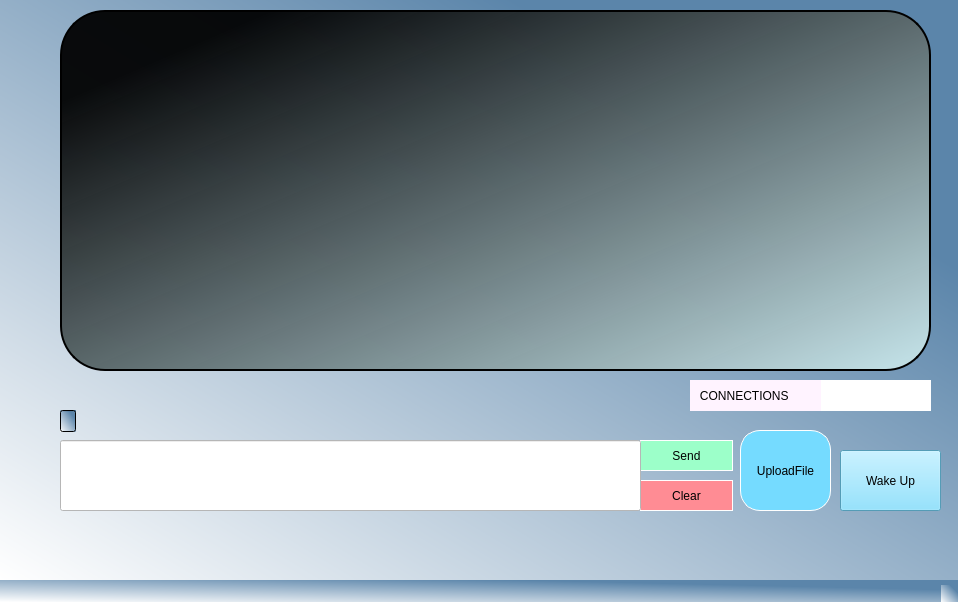
<?xml version="1.0" encoding="UTF-8"?>
<ui version="4.0">
 <class>client_GUI</class>
 <widget class="QMainWindow" name="client_GUI">
  <property name="geometry">
   <rect>
    <x>0</x>
    <y>0</y>
    <width>958</width>
    <height>602</height>
   </rect>
  </property>
  <property name="minimumSize">
   <size>
    <width>150</width>
    <height>150</height>
   </size>
  </property>
  <property name="windowTitle">
   <string>MainWindow</string>
  </property>
  <property name="styleSheet">
   <string notr="true">background:qlineargradient(spread:pad, x1:1, y1:0, x2:0, y2:1, stop:0.233831 rgba(91, 133, 170, 255), stop:1 rgba(255, 255, 255, 255))
</string>
  </property>
  <widget class="QWidget" name="centralwidget">
   <widget class="QListView" name="message_view_box">
    <property name="enabled">
     <bool>true</bool>
    </property>
    <property name="geometry">
     <rect>
      <x>60</x>
      <y>10</y>
      <width>871</width>
      <height>361</height>
     </rect>
    </property>
    <property name="minimumSize">
     <size>
      <width>100</width>
      <height>100</height>
     </size>
    </property>
    <property name="mouseTracking">
     <bool>false</bool>
    </property>
    <property name="styleSheet">
     <string notr="true">background:qlineargradient(spread:pad, x1:0.104, y1:0.142045, x2:1, y2:1, stop:0 rgba(0, 0, 0, 240), stop:1 rgba(198, 228, 234, 255));
border: 2px solid black;
border-radius: 45px;

/*background: QLinearGradient(x1: 0, y1: 0,
                            x2: 1, y2: 1,
                            stop:0 rgba(29,48,87,1),
				stop:0.12 rgba(69,117,94,1),
				stop:0.5 rgba(152,186,236,1),
				stop:0.87 rgba(41,100,124,1),
				stop:1 rgba(74,31,120,1) );
qradialgradient*/</string>
    </property>
    <property name="locale">
     <locale language="Russian" country="Russia"/>
    </property>
    <property name="frameShape">
     <enum>QFrame::StyledPanel</enum>
    </property>
    <property name="frameShadow">
     <enum>QFrame::Sunken</enum>
    </property>
    <property name="lineWidth">
     <number>1</number>
    </property>
    <property name="midLineWidth">
     <number>0</number>
    </property>
   </widget>
   <widget class="QLineEdit" name="message_enter_box">
    <property name="geometry">
     <rect>
      <x>60</x>
      <y>440</y>
      <width>581</width>
      <height>71</height>
     </rect>
    </property>
    <property name="styleSheet">
     <string notr="true">background-color:white;</string>
    </property>
   </widget>
   <widget class="QPushButton" name="send_button">
    <property name="geometry">
     <rect>
      <x>640</x>
      <y>440</y>
      <width>93</width>
      <height>31</height>
     </rect>
    </property>
    <property name="styleSheet">
     <string notr="true">background-color:rgb(156, 255, 201);
border: 1px solid white;
border-radius: 45px;</string>
    </property>
    <property name="text">
     <string>Send</string>
    </property>
   </widget>
   <widget class="QPushButton" name="clear_button">
    <property name="geometry">
     <rect>
      <x>640</x>
      <y>480</y>
      <width>93</width>
      <height>31</height>
     </rect>
    </property>
    <property name="styleSheet">
     <string notr="true">background-color:rgb(255, 140, 148);
border: 1px solid white;
border-radius: 45px;</string>
    </property>
    <property name="text">
     <string>Clear</string>
    </property>
   </widget>
   <widget class="QPushButton" name="file_uploader">
    <property name="geometry">
     <rect>
      <x>740</x>
      <y>430</y>
      <width>91</width>
      <height>81</height>
     </rect>
    </property>
    <property name="styleSheet">
     <string notr="true">background-color:rgb(117, 219, 255);
border: 1px solid white;
border-radius: 20px;</string>
    </property>
    <property name="text">
     <string>UploadFile</string>
    </property>
   </widget>
   <widget class="QLineEdit" name="key_enter_box">
    <property name="geometry">
     <rect>
      <x>60</x>
      <y>410</y>
      <width>16</width>
      <height>22</height>
     </rect>
    </property>
   </widget>
   <widget class="QLabel" name="label">
    <property name="geometry">
     <rect>
      <x>690</x>
      <y>380</y>
      <width>131</width>
      <height>31</height>
     </rect>
    </property>
    <property name="styleSheet">
     <string notr="true">background:rgb(255, 243, 255)</string>
    </property>
    <property name="locale">
     <locale language="Russian" country="Russia"/>
    </property>
    <property name="text">
     <string>   CONNECTIONS</string>
    </property>
   </widget>
   <widget class="QLabel" name="clients_count">
    <property name="geometry">
     <rect>
      <x>820</x>
      <y>380</y>
      <width>111</width>
      <height>31</height>
     </rect>
    </property>
    <property name="font">
     <font>
      <pointsize>12</pointsize>
     </font>
    </property>
    <property name="styleSheet">
     <string notr="true">background:rgb(255,255,255);</string>
    </property>
    <property name="text">
     <string/>
    </property>
    <property name="alignment">
     <set>Qt::AlignCenter</set>
    </property>
   </widget>
   <widget class="QPushButton" name="wake_up_button">
    <property name="geometry">
     <rect>
      <x>840</x>
      <y>450</y>
      <width>101</width>
      <height>61</height>
     </rect>
    </property>
    <property name="styleSheet">
     <string notr="true">background:rgb(117, 219, 255)</string>
    </property>
    <property name="locale">
     <locale language="Russian" country="Kazakhstan"/>
    </property>
    <property name="text">
     <string>Wake Up</string>
    </property>
    <property name="default">
     <bool>false</bool>
    </property>
   </widget>
   <zorder>message_view_box</zorder>
   <zorder>send_button</zorder>
   <zorder>file_uploader</zorder>
   <zorder>clear_button</zorder>
   <zorder>message_enter_box</zorder>
   <zorder>key_enter_box</zorder>
   <zorder>label</zorder>
   <zorder>label_2</zorder>
   <zorder>pushButton</zorder>
  </widget>
  <widget class="QStatusBar" name="statusbar"/>
  <action name="actionexit_2">
   <property name="text">
    <string>exit</string>
   </property>
  </action>
 </widget>
 <resources/>
 <connections/>
</ui>
